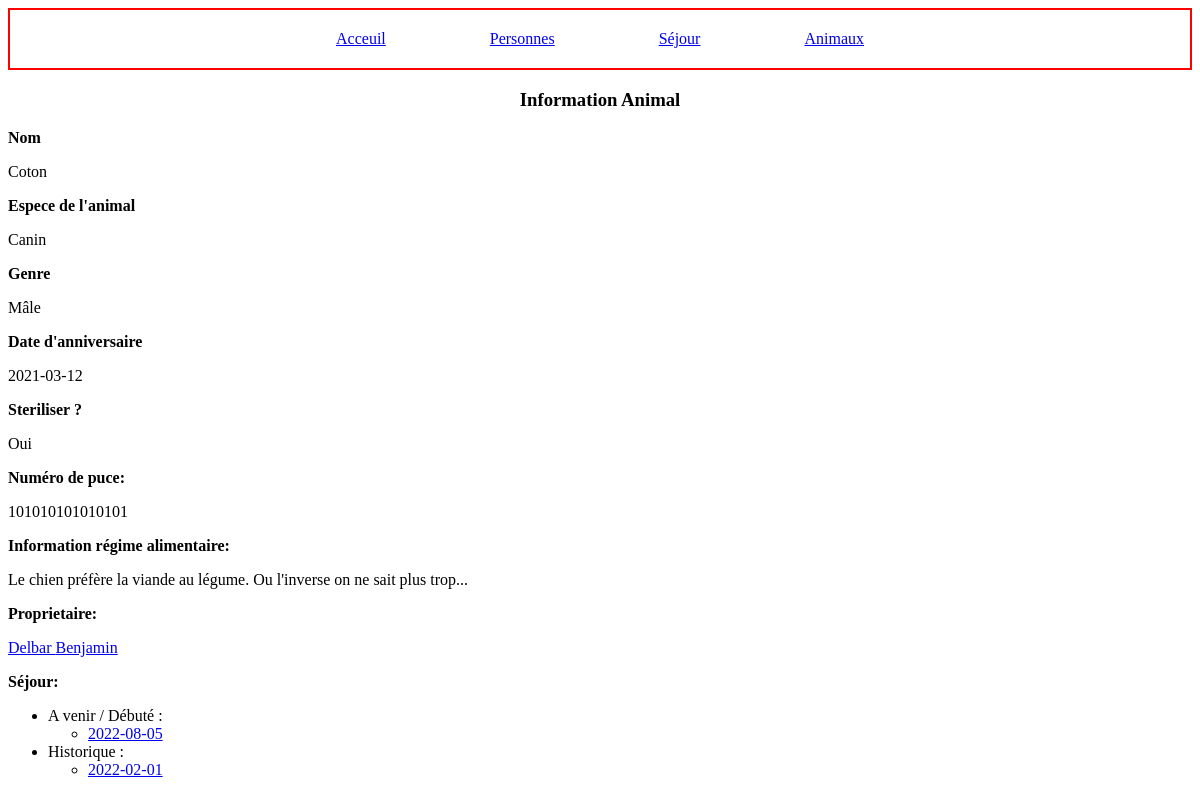
The app's page /animal/show/35 with its own data.
### tables this page shows
CREATE TABLE IF NOT EXISTS `t_animals` (
  `id` int(11) NOT NULL AUTO_INCREMENT,
  `name_animal` varchar(20) NOT NULL,
  `specie_animal` varchar(20) NOT NULL,
  `gender_animal` tinyint(1) NOT NULL,
  `bday_animal` date NOT NULL,
  `sterilized_animal` tinyint(1) NOT NULL,
  `microship_animal` bigint(15) NOT NULL,
  `fk_id_person` int(11) NOT NULL,
  PRIMARY KEY (`id`),
  UNIQUE KEY `microship_animal` (`microship_animal`),
  KEY `fk_animals_persons` (`fk_id_person`)
);

CREATE TABLE IF NOT EXISTS `t_persons` (
  `id` int(11) NOT NULL AUTO_INCREMENT,
  `name_person` varchar(50) NOT NULL,
  `firstname_person` varchar(50) NOT NULL,
  `bday_person` date NOT NULL,
  `email_person` varchar(120) NOT NULL,
  `phone_person` varchar(12) NOT NULL,
  PRIMARY KEY (`id`)
);

CREATE TABLE IF NOT EXISTS `t_boardings` (
  `id` int(11) NOT NULL AUTO_INCREMENT,
  `startDate_boarding` date NOT NULL,
  `endDate_boarding` date NOT NULL,
  `fk_id_animal` int(11) NOT NULL,
  PRIMARY KEY (`id`),
  KEY `fk_boardings_animals` (`fk_id_animal`)
);

### Controllers/AnimalController.php (called while the page is built, shortened)
<?php
class AnimalController extends Controller
{
    public function show($id)
    {
        $dateDay = Parent::getDateDay();
        $animal = Animal::find($id);
        if($animal->gender = 1){
            $animal->gender = "Mâle";
        }
        else{
            $animal->gender = "Femelle";
        }
        if($animal->sterilized = 1){
            $animal->sterilized = "Oui";
        }
        else{
            $animal->sterilized = "Non";
        }
        include('../Views/Animals/oneAnimal.php');
    }
}

### Public/index.php (called while the page is built, shortened)
<?php
$router = new Router();
?>

### Models/dao/DAO.php (called while the page is built, shortened)
<?php
abstract class DAO implements DAOInterface {
    protected $db;
    protected $table;
    public function __construct ($table) {
        $this->table = $table;
        $this->db = new PDO('mysql:host=localhost;dbname=chenildp', 'root', '');
        $this->db->setAttribute(PDO::ATTR_ERRMODE, PDO::ERRMODE_EXCEPTION);
    }
    public function fetch ($id) {
        $statement = $this->db->prepare("SELECT * FROM {$this->table} WHERE id =?");
        try {
            $statement->execute([$id]);
            $result = $statement->fetch(PDO::FETCH_ASSOC);
            if ($result) {
                return $this->create($result);
            }
            return false;
        } catch (PDOException $exception) {
            var_dump($exception);
            return false;
        }
    }
    public function where ($attr, $value) {
        $statement = $this->db->prepare("SELECT * FROM {$this->table} WHERE {$attr}=?");
        try {
            $statement->execute([$value]);
            $results = $statement->fetchAll(PDO::FETCH_ASSOC);
            if ($results) {
                $list = array();
                foreach($results as $result) {
                    array_push($list, $this->create($result));
                }
                return $list;
            }
            return false;
        } catch (PDOException $exception) {
            var_dump($exception);
            return false;
        }
    }
}

### Models/Entities/Entity.php (called while the page is built, shortened)
<?php
abstract class Entity implements EntityInterface {
    public static function find ($id) {
        return (new static::$dao_name())->fetch($id);
    }
    public static function where ($attr, $value) {
        return (new static::$dao_name())->where($attr, $value);
    }
}

### Models/dao/AnimalDAO.php (called while the page is built, shortened)
<?php
class AnimalDAO extends DAO{
    public function create ($data) {
        if (!is_object($data)) {
            return new Animal(
                isset($data['id']) ? $data['id'] : 0,
                $data['name_animal'],
                $data['specie_animal'],
                $data['gender_animal'],
                $data['bday_animal'],
                $data['sterilized_animal'],
                $data['microship_animal'],
                $data['fk_id_person']
            );
        }
        return false;
    }
}

### Models/Entities/Animal.php (called while the page is built, shortened)
<?php
class Animal extends Entity {
    protected $id;
    protected $owner;
    protected $boardings;
    public function __construct ($id, $name, $specie, $gender, $bday, $sterilized, $microship, $owner, $boardings = false) {
        $this->id = $id;
        $this->name = $name;
        $this->specie = $specie;
        $this->bday = $bday;
        $this->microship = $microship;
        $this->owner = $owner;
        switch ($specie){
            case "Canin":
                $this->behavior = new Canin();
            break;
        }
        $this->boardings = $boardings;
    }
    public function __get ($prop) {
        if (property_exists($this, $prop)) {
            if ($prop == "owner") {
                return $this->owner();
            }
            if ($prop == "boardings") {
                return $this->boarding();
            }
            return $this->$prop;
        }
    }
    protected function owner () {
        if($this->owner instanceof Person) {
            return $this->owner;
        }
        $this->owner = Person::find($this->owner);
        return $this->owner;
    }
    protected function boarding () {
        if ($this->boardings) {
            return $this->boardings;
        }
        $this->boardings = Boarding::where('fk_id_animal', $this->id);
        return $this->boardings;
    }
}
?>

### Models/dao/PersonDAO.php (called while the page is built, shortened)
<?php
class PersonDAO extends DAO
{
    public function create($data)
    {
        if (!is_object($data)) {
            return new Person(
                isset($data['id']) ? $data['id'] : 0,
                $data['name_person'],
                $data['firstname_person'],
                $data['bday_person'],
                $data['email_person'],
                $data['phone_person'],
            );
        }
        return false;
    }
}

### Models/Entities/Person.php (called while the page is built, shortened)
<?php
class Person extends Entity {
    public function __construct ($id, $name, $firstname, $bday, $email, $phone, $animals = false) {
        $this->id = $id;
        $this->name = $name;
        $this->firstname = $firstname;
    }
    public function __get ($prop) {
        if (property_exists($this, $prop)) {
            return $this->$prop;
        }
    }
}

### Models/dao/BoardingDAO.php (called while the page is built, shortened)
<?php
class BoardingDAO extends DAO {
    public function create ($data) {
        if (!is_object($data)) {
            return new Boarding(
                isset($data['id']) ? $data['id'] : 0,
                $data['startDate_boarding'],
                $data['endDate_boarding'],
                $data['fk_id_animal']
            );
        }
        return false;
    }
}

### Models/Entities/Boarding.php (called while the page is built, shortened)
<?php
class Boarding extends Entity {
    public function __construct ($id, $dateStart, $dateEnd, $animal) {
        $this->id = $id;
        $this->dateStart = $dateStart;
        $this->dateEnd = $dateEnd;
    }
    public function __get ($prop) {
        if (property_exists($this, $prop)) {
            return $this->$prop;
        }
    }
}
?>

### Controllers/Controller.php (called while the page is built, shortened)
<?php
abstract class Controller
{
    public function getDateDay(){
        $nfdate = getdate();
        if(strlen($nfdate['mon']) == 1){
            $nfdate['mon'] = '0'.$nfdate['mon'];
        }
        $date = $nfdate['year'].'-'.$nfdate['mon'].'-'.$nfdate['mday'];
        return $date;
    }
}
?>

### Views/Animals/oneAnimal.php (the view, shortened to what this page needs)
<!DOCTYPE html>
<html lang="fr">
<head>
    <link href="/css/css.css" rel="stylesheet">
</head>
<body>
    <nav id=nav>
        <ul>
            <li><a href="/home">Acceuil</a></li>
            <li><a href="/person">Personnes</a></li>
            <li><a href="/boarding">Séjour</a></li>
            <li><a href="/animal">Animaux</a></li>
        </ul>
    </nav>
    <div class="title">
        <h3>Information Animal</h3>
    </div>
    <b>
        <p>Nom</p>
    </b>
    <?= $animal->name; ?>
    <b>
        <p>Espece de l'animal</p>
    </b>
    <?= $animal->specie; ?>
    <b>
        <p>Genre</p>
    </b>
    <?= $animal->gender; ?>
    <b>
        <p>Date d'anniversaire</p>
    </b>
    <?= $animal->bday; ?>
    <b>
        <p>Steriliser ?</p>
    </b>
    <?= $animal->sterilized; ?>
    <b>
        <p>Numéro de puce:</p>
    </b>
    <?= $animal->microship; ?>
    <b>
        <p>Information régime alimentaire:</p>
    </b>
    <?= $animal->toEat(); ?>
    <b>
        <p>Proprietaire:</p>
    </b>
    <a href="/person/show/<?= $animal->owner->id; ?>"><?= $animal->owner->name; ?> <?= $animal->owner->firstname; ?></a>
    <b>
        <p>Séjour:</p>
    </b>
    <?php if ($animal->boardings) : ?>
        <ul>
            <li>A venir / Débuté :
                <ul>
                    <?php foreach ($animal->boardings as $boarding) : ?>
                        <?php if ($boarding->dateEnd >= $dateDay) { ?>
                            <li>
                                <a href="/boarding/show/<?= $boarding->id; ?>"><?= $boarding->dateStart; ?></a>
                            </li>
                        <?php } ?>
                    <?php endforeach ?>
                </ul>
            </li>
            <li>Historique :
                <ul>
                    <?php foreach ($animal->boardings as $boarding) : ?>
                        <?php if ($boarding->dateEnd < $dateDay) { ?>
                            <li>
                                <a href="/boarding/show/<?= $boarding->id; ?>"><?= $boarding->dateStart; ?></a>
                            </li>
                        <?php } ?>
                    <?php endforeach ?>
                </ul>
            </li>
        </ul>
    <?php else : ?>
        <p>Aucun séjour trouvé.</p>
    <?php endif; ?>
</body>
</html>

### Public/css/css.css (style rules this page uses)
#nav { border: solid red 2px; text-align: center; padding: 20px; }
#nav ul { list-style-type: none; padding: 0; margin: 0; }
#nav ul li { display: inline; padding: 50px; }
.title { text-align: center; }

### records on screen
t_animals: name_animal "Coton", specie_animal "Canin", bday_animal "2021-03-12", microship_animal "101010101010101"
t_persons: name_person "Delbar", firstname_person "Benjamin"
t_boardings: startDate_boarding "2022-08-05"
t_boardings: startDate_boarding "2022-02-01"

### other values on screen
$animal->gender "Mâle"
$animal->sterilized "Oui"
